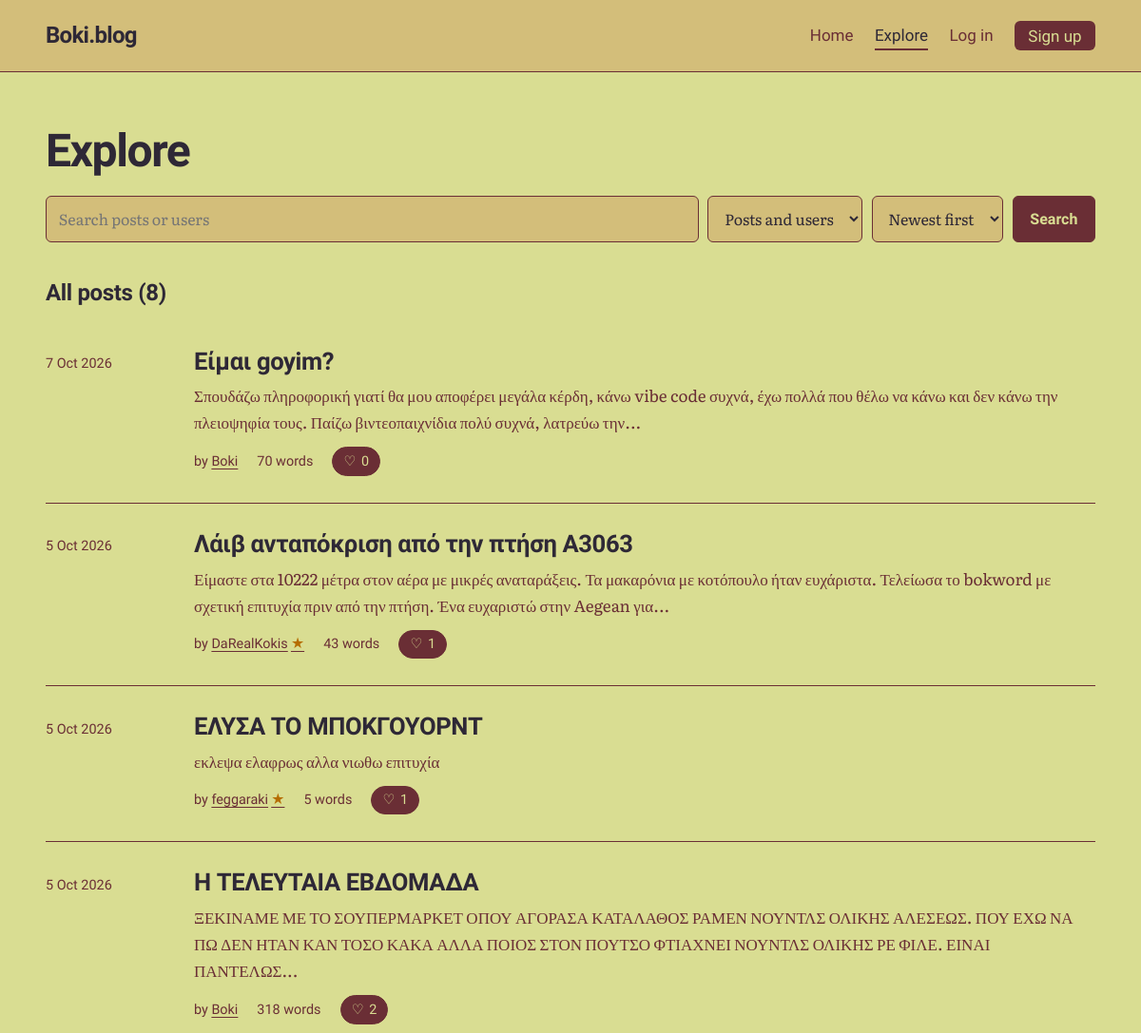
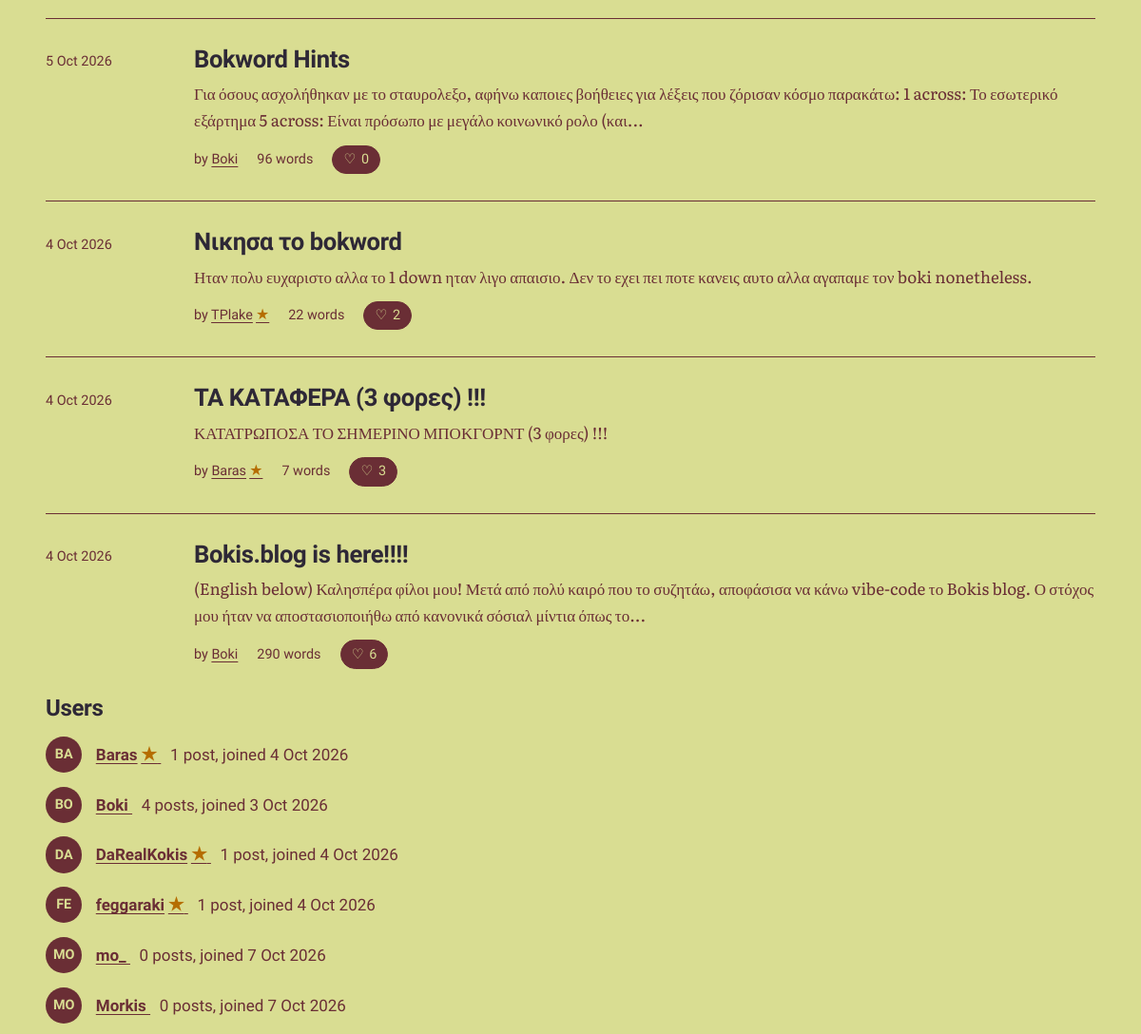
Before: /explore (upper part) with the older database file (2 pictures, top to bottom).
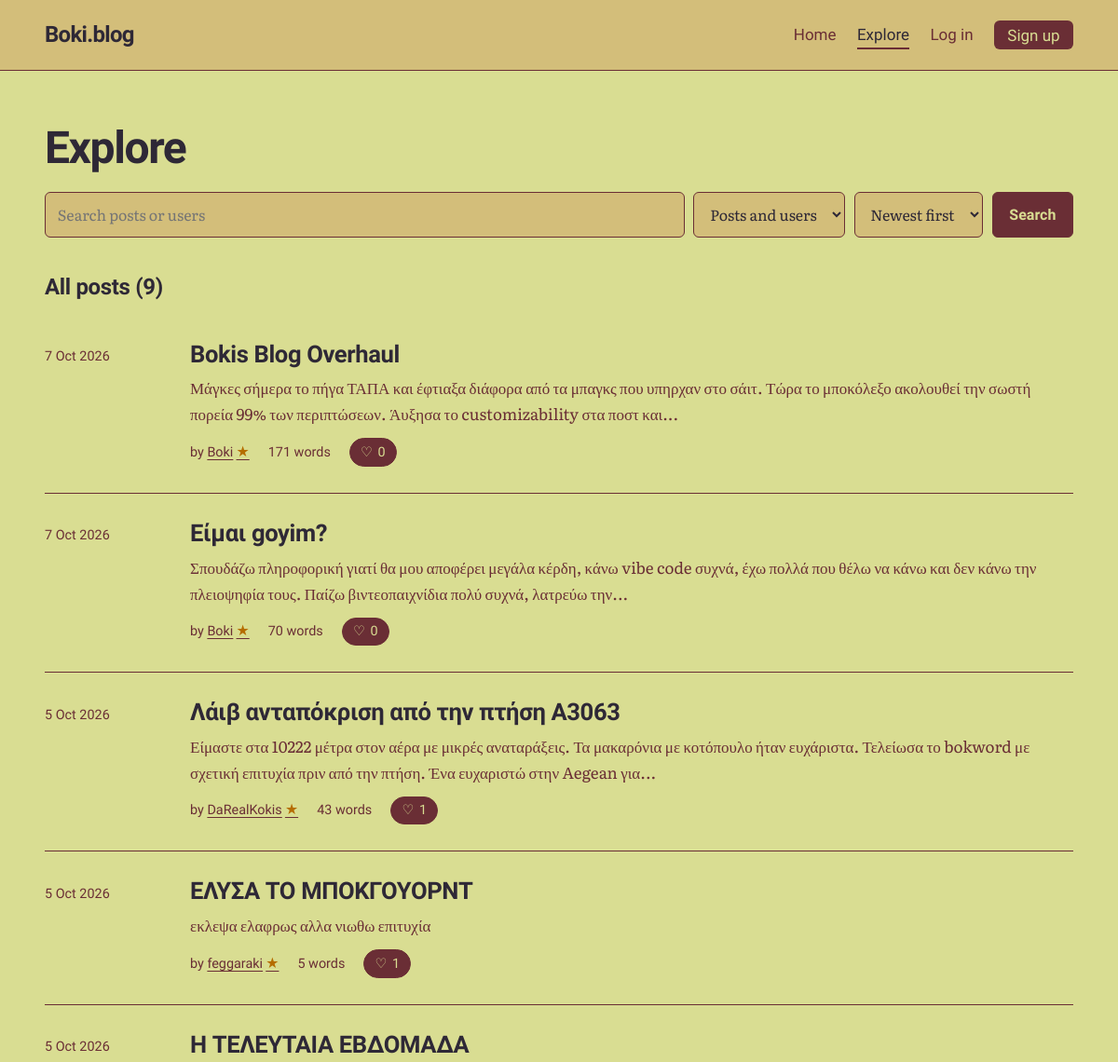
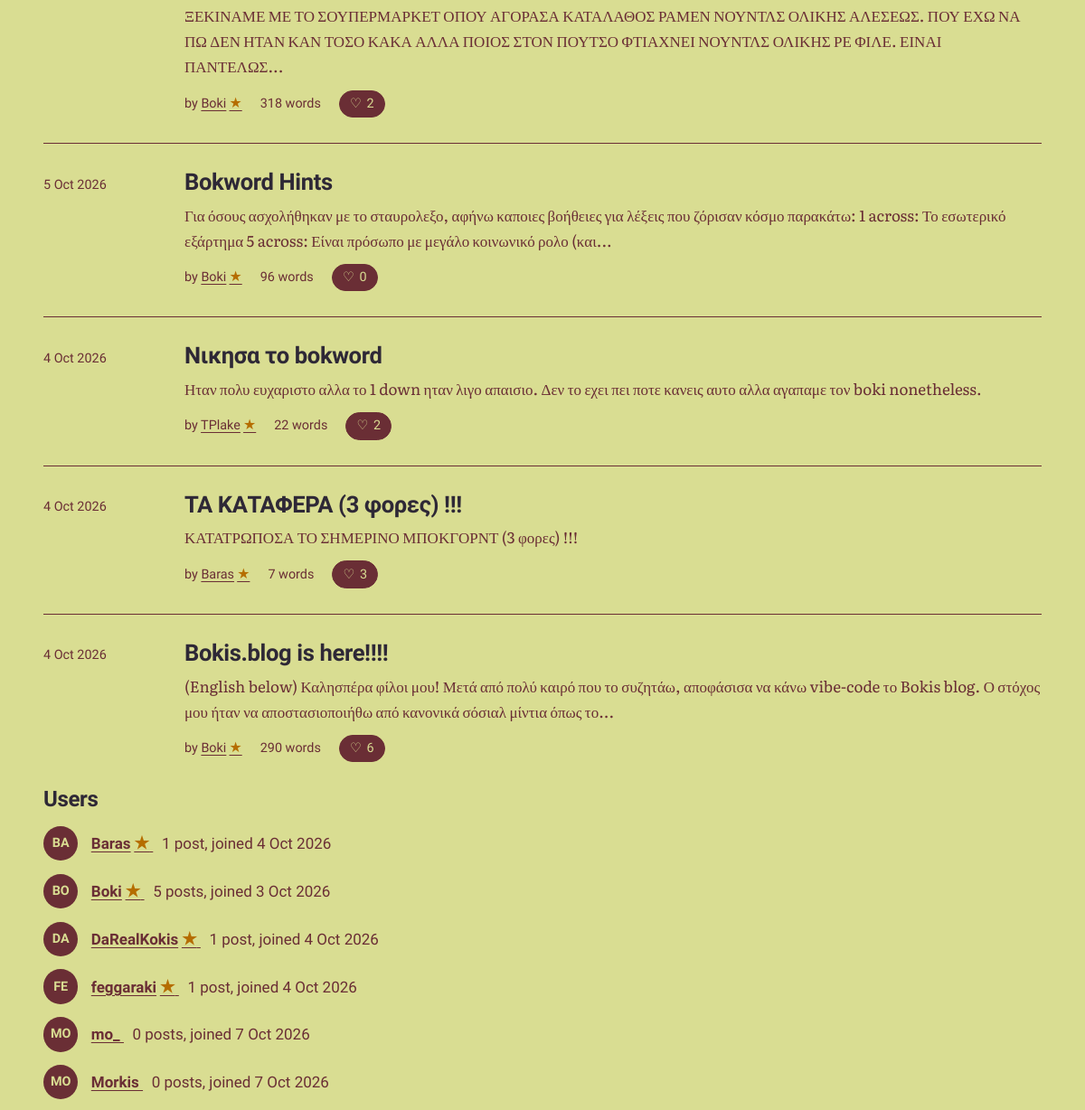
After: the same page with the newer database file (2 pictures, top to bottom).
### tables this page shows
CREATE TABLE posts (
    id         INTEGER PRIMARY KEY,
    user_id    INTEGER NOT NULL REFERENCES users(id) ON DELETE CASCADE,
    title      TEXT NOT NULL,
    body       TEXT NOT NULL,
    created_at TEXT NOT NULL DEFAULT (datetime('now')),
    updated_at TEXT,
    image      TEXT,
    text_color TEXT NOT NULL DEFAULT '#2E2836',
    title_color TEXT NOT NULL DEFAULT '#2E2836',
    background_color TEXT NOT NULL DEFAULT '#D9DD92'
, accent_color TEXT NOT NULL DEFAULT '#6A2E35', surface_color TEXT NOT NULL DEFAULT '#D3BE7A', button_text_color TEXT NOT NULL DEFAULT '#D9DD92');

CREATE TABLE users (
    id            INTEGER PRIMARY KEY,
    username      TEXT NOT NULL UNIQUE COLLATE NOCASE,
    password_hash TEXT NOT NULL,
    is_admin      INTEGER NOT NULL DEFAULT 0,
    created_at    TEXT NOT NULL DEFAULT (datetime('now')),
    bio           TEXT NOT NULL DEFAULT '',
    avatar        TEXT,
    profile_bg    TEXT NOT NULL DEFAULT '#D9DD92',
    profile_text  TEXT NOT NULL DEFAULT '#2E2836'
, avatar_position_x INTEGER NOT NULL DEFAULT 50, avatar_position_y INTEGER NOT NULL DEFAULT 50, bokword_victories INTEGER NOT NULL DEFAULT 0, boknections_victories INTEGER NOT NULL DEFAULT 0);

### app.py (the view)
@app.get("/explore")
def explore():
    q = request.args.get("q", "").strip()[:100]
    kind = request.args.get("type", "all")
    sort = request.args.get("sort", "new")
    if kind not in ("all", "posts", "users"):
        kind = "all"
    if sort not in SORTS:
        sort = "new"
    page = request.args.get("page", 1, type=int)
    users, posts, total, pages = [], [], 0, 1
    if q:
        pattern = like_pattern(q)
        if kind in ("all", "users"):
            users = db().execute(
                """SELECT u.username, u.created_at,
                          EXISTS(
                            SELECT 1 FROM crossword_completions c
                            JOIN crossword_state s ON s.id = 1
                            WHERE c.user_id = u.id AND c.puzzle_version = s.version
                          ) AS crossword_star,
                          (SELECT COUNT(*) FROM posts WHERE user_id = u.id) AS post_count
                   FROM users u WHERE u.username LIKE ? ESCAPE '\\'
                   ORDER BY u.username LIMIT 20""", (pattern,)).fetchall()
        if kind in ("all", "posts"):
            posts, total, page, pages = fetch_posts(
                "(p.title LIKE ? ESCAPE '\\' OR p.body LIKE ? ESCAPE '\\' "
                "OR u.username LIKE ? ESCAPE '\\')",
                (pattern, pattern, pattern), sort, page)
    else:
        if kind in ("all", "users"):
            users = db().execute(
                """SELECT u.username, u.created_at,
                          EXISTS(
                            SELECT 1 FROM crossword_completions c
                            JOIN crossword_state s ON s.id = 1
                            WHERE c.user_id = u.id AND c.puzzle_version = s.version
                          ) AS crossword_star,
                          (SELECT COUNT(*) FROM posts WHERE user_id = u.id) AS post_count
                   FROM users u
                   ORDER BY u.username LIMIT 20""").fetchall()
        if kind in ("all", "posts"):
            posts, total, page, pages = fetch_posts(sort=sort, page=page)
    return render_template("explore.html", q=q, kind=kind, sort=sort, users=users,
                           posts=posts, total=total, page=page, pages=pages)

### app.py (called while the page is built)
def db():
    if "db" not in g:
        g.db = sqlite3.connect(DB_PATH)
        g.db.row_factory = sqlite3.Row
        g.db.execute("PRAGMA foreign_keys = ON")
    return g.db

def get_setting(key):
    row = db().execute("SELECT value FROM settings WHERE key = ?", (key,)).fetchone()
    return row["value"] if row else None

def viewer_id():
    return g.user["id"] if g.user else -1

def boknections_enabled():
    return get_setting("boknections_enabled") == "1"

def flower_usernames():
    if "flower_users" not in g:
        g.flower_users = set()
        if boknections_enabled():
            rows = db().execute(
                "SELECT u.username FROM boknections_progress p "
                "JOIN boknections_state s ON s.id = 1 AND s.version = p.puzzle_version "
                "JOIN users u ON u.id = p.user_id WHERE p.solved = 1").fetchall()
            g.flower_users = {row["username"] for row in rows}
    return g.flower_users

@app.context_processor
def inject_site():
    return {"site_name": app.config["SITE_NAME"]}

def parse_ts(value):
    return datetime.strptime(value, "%Y-%m-%d %H:%M:%S")

@app.template_filter("wordcount")
def wordcount_filter(text):
    return len(text.split())

### templates/explore.html (shortened to what this page needs)
{% extends "base.html" %}
{% from "_macros.html" import post_row, pager with context %}
{% from "_macros.html" import user_name %}
{% block content %}
<div class="wrap page">
  <h1 class="page-title">Explore</h1>
  <form class="search" method="get" action="{{ url_for('explore') }}" role="search">
    <input id="q" name="q" type="search" value="{{ q }}" placeholder="Search posts or users" maxlength="100" autocomplete="off">
    <select id="type" name="type">
      <option value="all" {% if kind == 'all' %}selected{% endif %}>Posts and users</option>
    </select>
    <select id="sort" name="sort">
      <option value="new" {% if sort == 'new' %}selected{% endif %}>Newest first</option>
    </select>
    <button class="button" type="submit">Search</button>
  </form>
  {% set next = request.full_path.rstrip('?') %}
  {% if q %}
    {% if kind in ('all', 'posts') %}
      <section aria-labelledby="posts-title">
        <h2 class="section-title" id="posts-title">Posts ({{ total }})</h2>
        {% if posts %}
          <ol class="post-list">{% for p in posts %}{{ post_row(p, next) }}{% endfor %}</ol>
          {{ pager('explore', page, pages, {'q': q, 'type': kind, 'sort': sort}) }}
        {% else %}
          <p class="empty">No posts match &ldquo;{{ q }}&rdquo;. Try fewer or different words.</p>
        {% endif %}
      </section>
    {% endif %}
    {% if kind in ('all', 'users') %}
      <section aria-labelledby="users-title">
        <h2 class="section-title" id="users-title">Users</h2>
        {% if users %}
          <ul class="user-list">
            {% for u in users %}
              <li>
                <span class="avatar small" aria-hidden="true">{{ u.username[:2]|upper }}</span>
                <div>
                  <a href="{{ url_for('profile', username=u.username) }}">{{ user_name(u.username, u.crossword_star) }}</a>
                  <span class="muted">{{ u.post_count }} {{ 'post' if u.post_count == 1 else 'posts' }}, joined {{ u.created_at|date }}</span>
                </div>
              </li>
            {% endfor %}
          </ul>
        {% else %}
          <p class="empty">No users match &ldquo;{{ q }}&rdquo;.</p>
        {% endif %}
      </section>
    {% endif %}
  {% else %}
    {% if kind in ('all', 'posts') %}
      <section aria-labelledby="all-title">
        <h2 class="section-title" id="all-title">All posts ({{ total }})</h2>
        {% if posts %}
          <ol class="post-list">{% for p in posts %}{{ post_row(p, next) }}{% endfor %}</ol>
        {% else %}
          <p class="empty">Nothing has been published yet.</p>
        {% endif %}
      </section>
    {% endif %}
    {% if kind in ('all', 'users') %}
      <section aria-labelledby="users-title">
        <h2 class="section-title" id="users-title">Users</h2>
        {% if users %}
          <ul class="user-list">
            {% for u in users %}
              <li>
                <span class="avatar small" aria-hidden="true">{{ u.username[:2]|upper }}</span>
                <div>
                  <a href="{{ url_for('profile', username=u.username) }}">{{ user_name(u.username, u.crossword_star) }}</a>
                  <span class="muted">{{ u.post_count }} {{ 'post' if u.post_count == 1 else 'posts' }}, joined {{ u.created_at|date }}</span>
                </div>
              </li>
            {% endfor %}
          </ul>
        {% else %}
          <p class="empty">No users have joined yet.</p>
        {% endif %}
      </section>
    {% endif %}
  {% endif %}
</div>
{% endblock %}

### templates/_macros.html (shortened to what this page needs)
{% macro like_button(post, next) %}
  {% if g.user %}
    <form class="inline-form" method="post" action="{{ url_for('toggle_like', post_id=post.id) }}">
      <input type="hidden" name="csrf_token" value="{{ csrf_token() }}">
      <input type="hidden" name="next" value="{{ next }}">
      <button class="like {% if post.liked %}is-liked{% endif %}" type="submit" aria-pressed="{{ 'true' if post.liked else 'false' }}">
        <span aria-hidden="true">{{ '♥' if post.liked else '♡' }}</span>
        {{ post.like_count }}
        <span class="sr">{{ 'like' if post.like_count == 1 else 'likes' }}, {{ 'unlike' if post.liked else 'like this post' }}</span>
      </button>
    </form>
  {% else %}
    <a class="like" href="{{ url_for('login', next=next) }}">
      <span aria-hidden="true">♡</span> {{ post.like_count }}
    </a>
  {% endif %}
{% endmacro %}
{% macro user_name(username, crossword_star=false) %}
  {{ username }}{% if crossword_star %}<span class="achievement-star" role="img" aria-label="Solved the current Weekly Bokword" title="Solved the current Weekly Bokword">★</span>{% endif %}
{% endmacro %}
{% macro post_row(post, next) %}
  <li class="post-item">
    <time datetime="{{ post.created_at|iso }}">{{ post.created_at|date }}</time>
    <div>
      <h3><a href="{{ url_for('post', post_id=post.id) }}">{{ post.title }}</a></h3>
      <p>{{ post.body|excerpt }}</p>
      <ul class="meta">
        <li>by <a href="{{ url_for('profile', username=post.username) }}">{{ user_name(post.username, post.crossword_star) }}</a></li>
        <li>{{ post.body|wordcount }} {{ 'word' if (post.body|wordcount) == 1 else 'words' }}</li>
        <li>{{ like_button(post, next) }}</li>
      </ul>
    </div>
  </li>
{% endmacro %}

Changed rows visible on the page:
added posts: created_at "7 Oct 2026", title "Bokis Blog Overhaul", body|excerpt "Μάγκες σήμερα το πήγα ΤΑΠΑ και έφτιαξα διάφορα από τα μπαγκς που υπηρχαν στο σάιτ. Τώρα το μποκόλεξο ακολουθεί την σωστή πορεία 99% των περιπτώσεων. Άυξησα το customizability στα ποστ και...", {{ username }} "Boki", body "171", body "words", like_count "0"
changed users "Boki": post_count "4" → "5"; now shows "★"
changed posts "Είμαι goyim?": now shows "★"
shown differently, row unchanged: posts "Η ΤΕΛΕΥΤΑΙΑ ΕΒΔΟΜΑΔΑ": now shows "★"
shown differently, row unchanged: posts "Bokword Hints": now shows "★"
shown differently, row unchanged: posts "Bokis.blog is here!!!!": now shows "★"
Other visible differences:
{{ total }}: "8" → "9"
